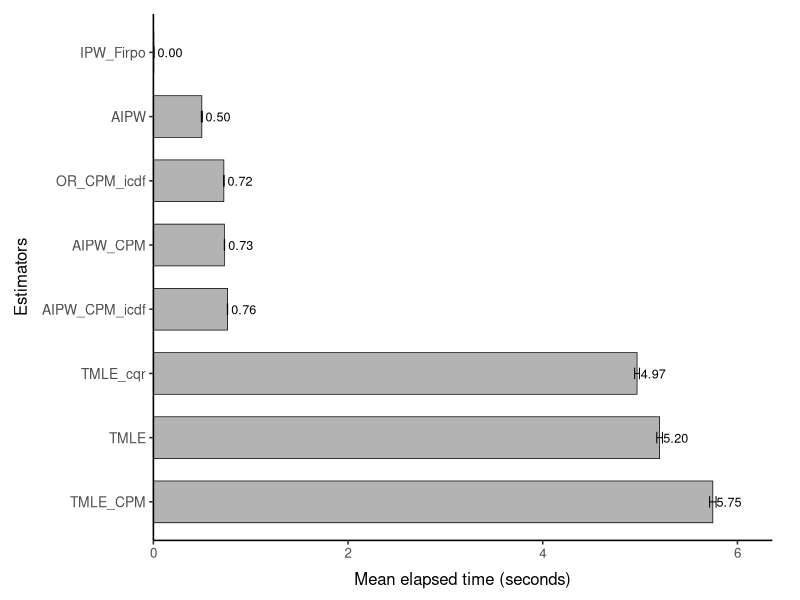
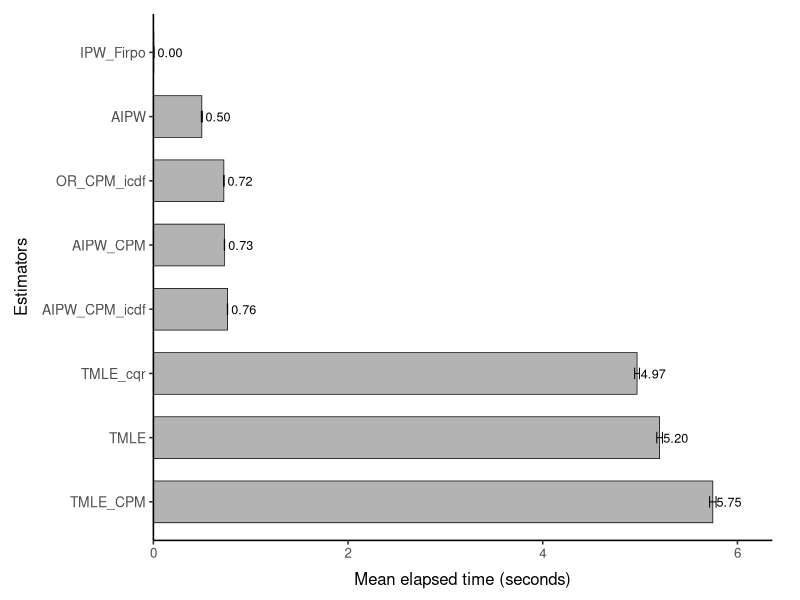

The R script that drew these images, in order:
library(dplyr)
library(ggplot2)
library(forcats)

# Read and label timing results
dat = read.csv("time_summary.csv")
dat$method = c(
  "IPW_icdf", "OR_CPM_icdf", "AIPW_CPM_icdf", "TMLE", "AIPW",
  "IPW_Firpo", "TMLE_CPM", "TMLE_cqr", "AIPW_CPM"
)

keep = c(
  "OR_CPM_icdf", "AIPW_CPM_icdf", "TMLE", "AIPW",
  "IPW_Firpo", "TMLE_CPM", "TMLE_cqr", "AIPW_CPM"
)
df = dat %>% filter(method %in% keep)

B = 1000
df = df %>%
  mutate(
    se = sd / sqrt(B),
    lo = mean - 1.96 * se,
    hi = mean + 1.96 * se,
    method = fct_reorder(method, mean, .desc = TRUE)
  )

x_pad = 0.10 * max(df$hi)

p = ggplot(df, aes(x = mean, y = method)) +
  geom_col(width = 0.65, fill = "grey70", color = "black", linewidth = 0.25) +
  geom_errorbar(
    aes(xmin = lo, xmax = hi),
    orientation = "y",
    width = 0.18,
    linewidth = 0.35
  ) +
  geom_text(aes(label = sprintf("%.2f", mean)), hjust = -0.15, size = 3.2) +
  scale_x_continuous(limits = c(0, max(df$hi) + x_pad), expand = expansion(mult = c(0, 0))) +
  labs(
    x = "Mean elapsed time (seconds)",
    y = "Estimators"
  ) +
  theme_classic(base_size = 12) +
  theme(
    axis.title.y = element_text(margin = margin(r = 8)),
    axis.title.x = element_text(margin = margin(t = 8)),
    axis.text.y = element_text(size = 10),
    plot.caption = element_text(hjust = 0, size = 9),
    plot.margin = margin(10, 20, 8, 10)
  )

ggsave("Fig_S3_2_comp_time.pdf", p, width = 7.2, height = 4.6, units = "in")
ggsave("Fig_S3_2_comp_time.png", p, width = 7.2, height = 4.6, units = "in", dpi = 600)
